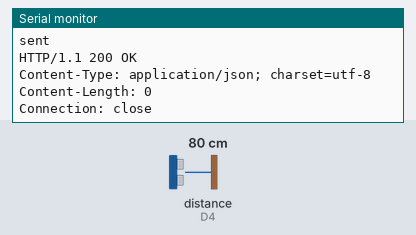
This sketch was run on a simulated ESP8266 (NodeMCU). Parts: the last lines printed to the serial monitor. Wiring (inferred from the names in the program): ultrasonic range finder: trigger D4; echo D4. The inputs (shaded band) are chosen by the test bench; at power-on: distance to the obstacle (sensor on D4) 80 cm. The echo pulse lasts 58.3 µs per cm; WiFi joins after 1.5 s; servers stay silent unless stated; uploads are accepted with an empty reply.

Above: at 3.2 s.
3.3 s: distance to the obstacle (sensor on D4) set to 2 cm
At 4.4 s:
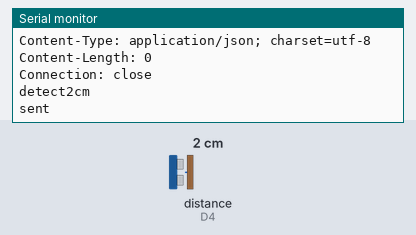
5.7 s: distance to the obstacle (sensor on D4) set to 4 cm
At 5.71 s:
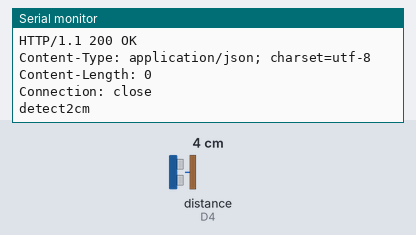
Timing chart, 0 to 8.7 s (numbered marks = the images above; inputs shaded):
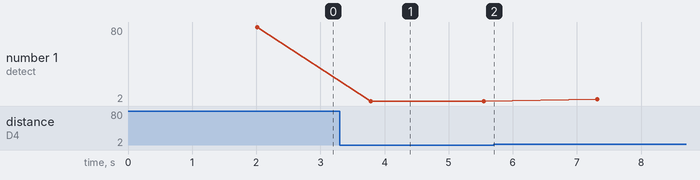

Measured:
- after the input at 3.3 s, the serial monitor: prints a new line after 0.48 s (image 1)
- plotted number 1: 2 → 4 after the input at 5.7 s

The sketch:

Sensor.ino
```cpp
#include <ESP8266WiFi.h>          // Include the Wi-Fi library

const char* ssid     = "XXX";         // The SSID (name) of the Wi-Fi network you want to connect to
const char* password = "XXX";     // The password of the Wi-Fi network
const int pingPin = D4;                // PING))) Ultrasonic
WiFiClient client;                 // Initialize the Ethernet client object
char get_request[200];
char server[] = "XXXX";

void setup() {
  Serial.begin(115200);         // Start the Serial communication to send messages to the computer
  delay(10);
  Serial.println('\n');

  WiFi.begin(ssid, password);             // Connect to the network
  Serial.print("Connecting to ");
  Serial.print(ssid); Serial.println(" ...");

  int i = 0;
  while (WiFi.status() != WL_CONNECTED) { // Wait for the Wi-Fi to connect
    delay(1000);
    Serial.print(++i); Serial.print(' ');
  }

  Serial.println('\n');
  Serial.println("Connection established!");
  Serial.print("IP address:\t");
  Serial.println(WiFi.localIP());         // Send the IP address of the ESP8266 to the computer
}

void loop() {
  // establish variables for duration of the ping, and the distance result
  // in inches and centimeters:
  long duration, inches, distance;
  char distance_str[20];

  // The PING))) is triggered by a HIGH pulse of 2 or more microseconds.
  // Give a short LOW pulse beforehand to ensure a clean HIGH pulse:
  pinMode(pingPin, OUTPUT);
  digitalWrite(pingPin, LOW);
  delayMicroseconds(2);
  digitalWrite(pingPin, HIGH);
  delayMicroseconds(5);
  digitalWrite(pingPin, LOW);

  // The same pin is used to read the signal from the PING))): a HIGH pulse
  // whose duration is the time (in microseconds) from the sending of the ping
  // to the reception of its echo off of an object.
  pinMode(pingPin, INPUT);
  duration = pulseIn(pingPin, HIGH);

  // convert the time into a distance
  distance = microsecondsToCentimeters(duration);

  Serial.print("detect");
  Serial.print(distance);
  Serial.print("cm");
  Serial.println();

  // React to distance:
  itoa(distance, distance_str, 10);
//  sprintf(get_request,"POST /?distance=%s HTTP/1.1\r\nHost: XXX:XXX\r\nConnection: close\r\n\r\n", distance_str);
//  client.print(get_request);

  if (client.connect(server, 7000)) {
    // Serial.println("Connected to server");
    // Make a HTTP request
    client.print("POST /?distance=");
    client.print(distance_str);
    client.println(" HTTP/1.1");
    client.println("Host: arduino.cc");
    client.println("Connection: close");
    client.println();
    Serial.println("sent");
  }

  delay(500);
  while (client.available()) {
    char c = client.read();
    Serial.write(c);
  }
  delay(1000);
}

long microsecondsToCentimeters(long microseconds) {
  // The speed of sound is 340 m/s or 29 microseconds per centimeter.
  return microseconds / 29 / 2;
}
```
